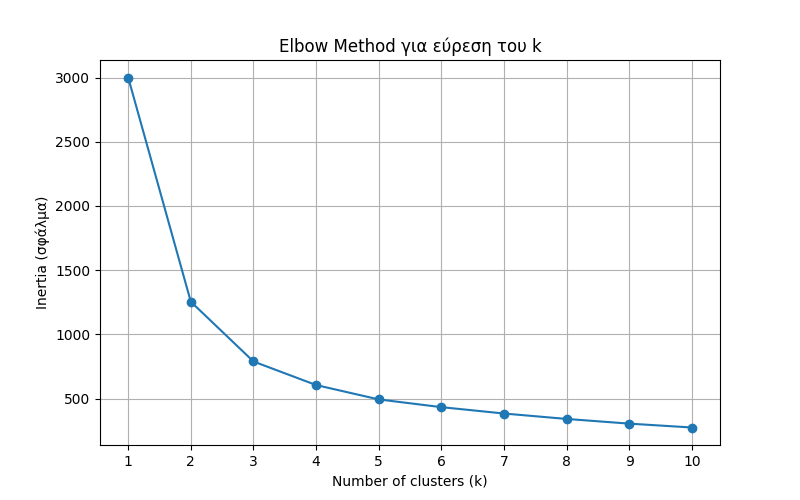

Python code for this plot:
import pandas as pd
from sklearn.preprocessing import StandardScaler
from sklearn.cluster import KMeans
import matplotlib.pyplot as plt

# 1. Φόρτωση αρχείου και επιλογή αριθμητικών χαρακτηριστικών
df = pd.read_csv("C:/Users/patatakis/Desktop/odep/StudentsPerformance.csv")
X = df[["math score", "reading score", "writing score"]]

# 2. Κανονικοποίηση (ώστε όλα τα γνωρίσματα να είναι στην ίδια κλίμακα)
scaler = StandardScaler()
X_scaled = scaler.fit_transform(X)

# 3. Υπολογισμός inertia για διάφορα k (π.χ. από 1 έως 10)
inertias = []
k_values = range(1, 11)

for k in k_values:
    kmeans = KMeans(n_clusters=k, random_state=42, n_init=10)
    kmeans.fit(X_scaled)
    inertias.append(kmeans.inertia_)

# 4. Γράφημα Elbow
plt.figure(figsize=(8, 5))
plt.plot(k_values, inertias, marker='o')
plt.title("Elbow Method για εύρεση του k")
plt.xlabel("Number of clusters (k)")
plt.ylabel("Inertia (σφάλμα)")
plt.xticks(k_values)
plt.grid(True)
plt.show()
